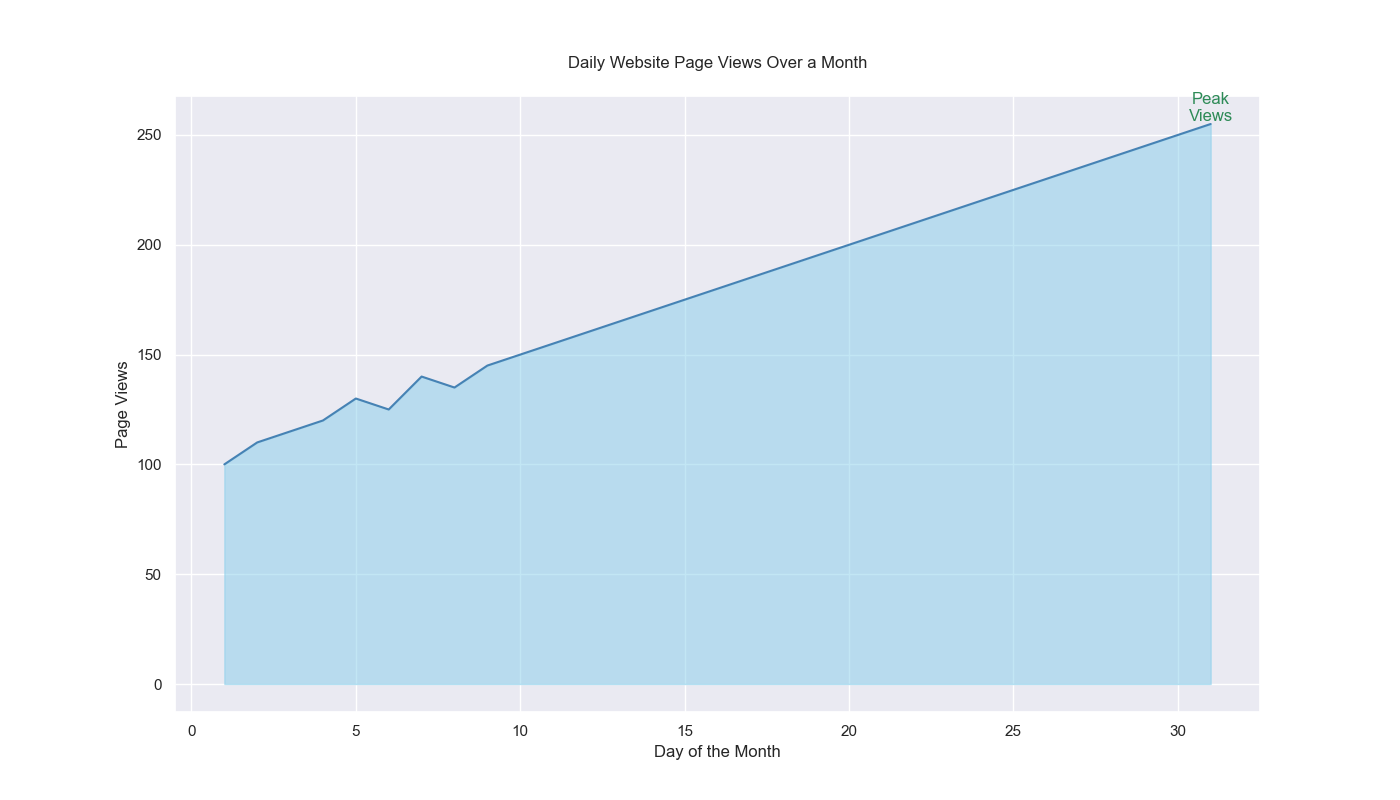

The Python source for this figure:

import seaborn as sns
import pandas as pd
import matplotlib.pyplot as plt

data = {
    'Day': [1, 2, 3, 4, 5, 6, 7, 8, 9, 10, 11, 12, 13, 14, 15, 16, 17, 18, 19, 20, 21, 22, 23, 24, 25, 26, 27, 28, 29, 30, 31],
    'Page_Views': [100, 110, 115, 120, 130, 125, 140, 135, 145, 150, 155, 160, 165, 170, 175, 180, 185, 190, 195, 200, 205, 210, 215, 220, 225, 230, 235, 240, 245, 250, 255]
}

df = pd.DataFrame(data)

plt.figure(figsize=(14, 8))
area_chart = sns.lineplot(data=df, x='Day', y='Page_Views', color='#4682B4')
area_chart.fill_between(df['Day'], df['Page_Views'], color='#87CEEB', alpha=0.5)

max_views = df['Page_Views'].max()
max_day = df['Page_Views'].idxmax() + 1
plt.text(max_day, max_views, 'Peak\nViews', horizontalalignment='center', verticalalignment='bottom', color='#2E8B57')

plt.title("Daily Website Page Views Over a Month", pad=20)
plt.xlabel("Day of the Month")
plt.ylabel("Page Views")

plt.show()
